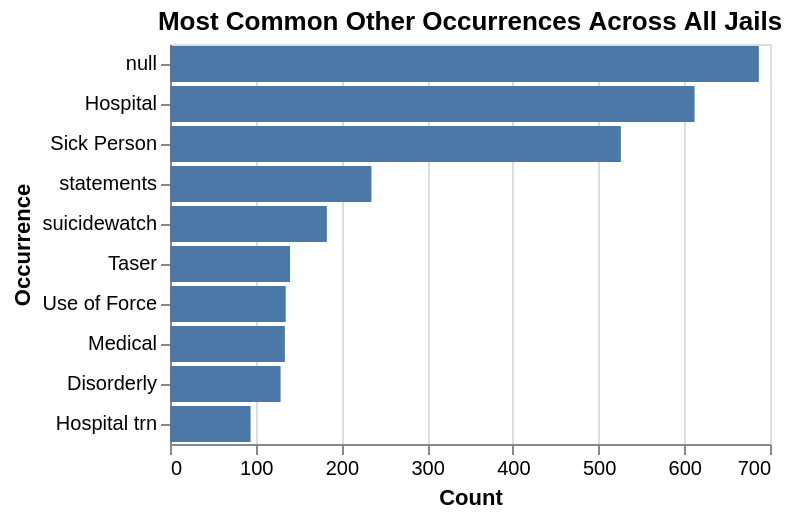

The notebook cell this image was saved under:
### Code cell
other_occurrence_chart

### Figure 1 — Vega-Lite specification as saved in the notebook (floating-point values rounded to 4 significant figures)
{"config": {"view": {"continuousWidth": 300, "continuousHeight": 300}}, "data": {"name": "data-cfb5132657e0b95170af317248c7aba2"}, "mark": {"type": "bar"}, "encoding": {"x": {"field": "count", "title": "Count", "type": "quantitative"}, "y": {"field": "Cleaned Occurrences", "sort": "-x", "title": "Occurrence", "type": "nominal"}}, "title": "Most Common Other Occurrences Across All Jails", "$schema": "https://vega.github.io/schema/vega-lite/v5.20.1.json", "datasets": {"data-cfb5132657e0b95170af317248c7aba2": [{"Cleaned Occurrences": null, "count": 687}, {"Cleaned Occurrences": "Hospital", "count": 612}, {"Cleaned Occurrences": "Sick Person", "count": 526}, {"Cleaned Occurrences": "statements", "count": 235}, {"Cleaned Occurrences": "suicidewatch", "count": 183}, {"Cleaned Occurrences": "Taser", "count": 140}, {"Cleaned Occurrences": "Use of Force", "count": 135}, {"Cleaned Occurrences": "Medical", "count": 134}, {"Cleaned Occurrences": "Disorderly", "count": 129}, {"Cleaned Occurrences": "Hospital trn", "count": 94}]}}
